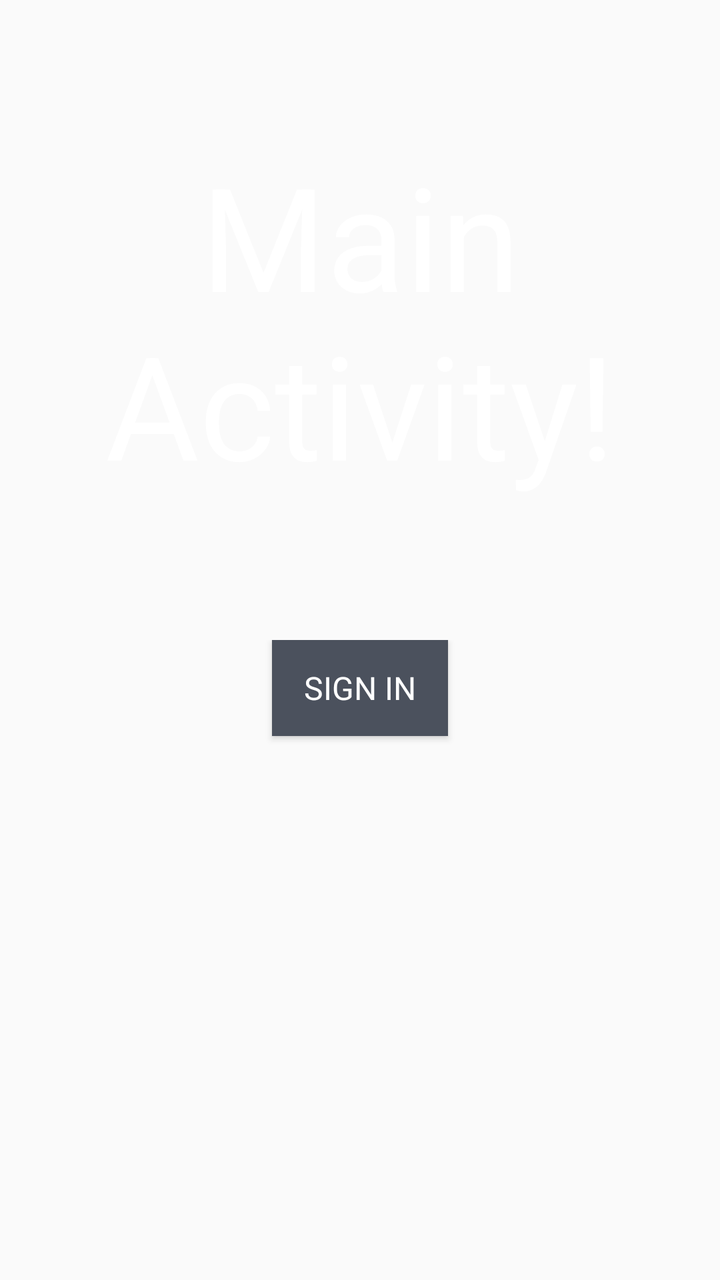
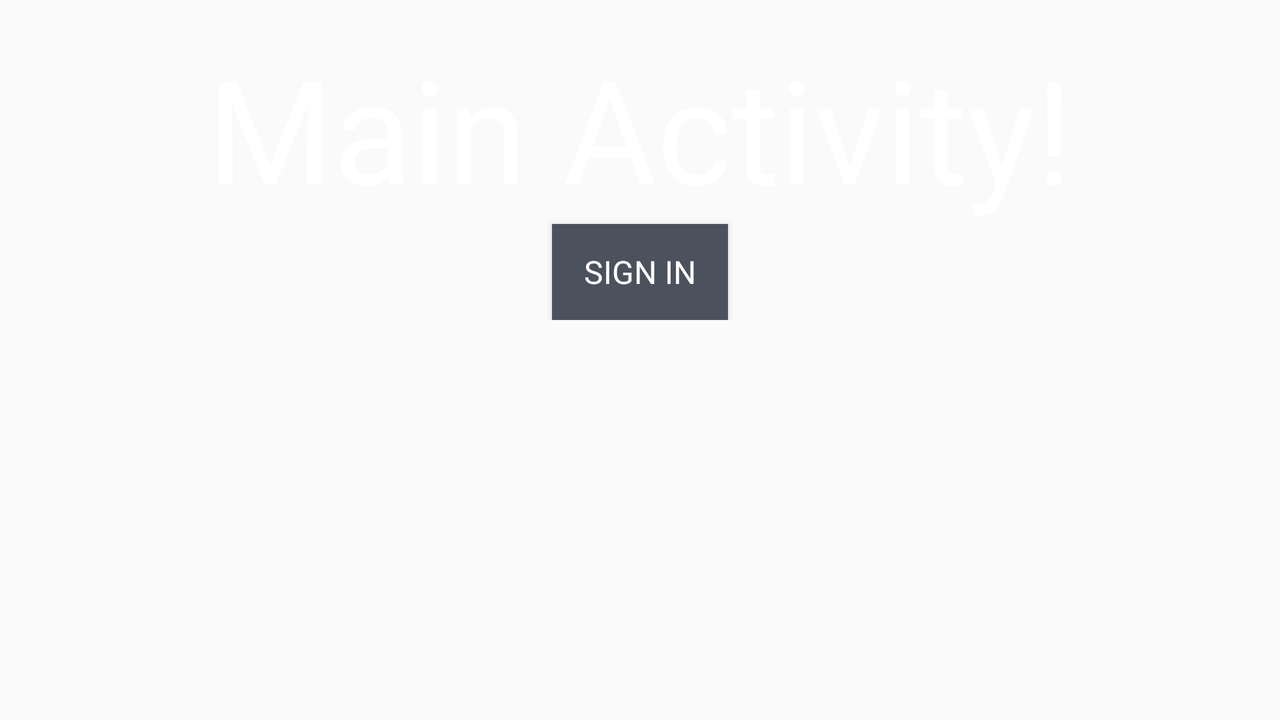

Two renders of one Android screen. The first uses the default layout on a phone; the second uses the alternative layout the repository ships for a different screen configuration, on a matching device. The two XML files are below.
<!-- AndroidManifest.xml: application theme AppTheme -->
<!-- res/layout/content_main.xml -->
<?xml version="1.0" encoding="utf-8"?>
<android.support.design.widget.CoordinatorLayout xmlns:android="http://schemas.android.com/apk/res/android"
    xmlns:app="http://schemas.android.com/apk/res-auto"
    xmlns:tools="http://schemas.android.com/tools"
    android:layout_width="match_parent"
    android:layout_height="match_parent"
    app:layout_behavior="@string/appbar_scrolling_view_behavior"
    tools:context="crescentcitydevelopment.com.bam.MainActivity"
    tools:showIn="@layout/activity_main"
    android:orientation="vertical">
    <LinearLayout
        android:layout_width="match_parent"
        android:layout_height="match_parent"
        android:orientation="vertical">
    <LinearLayout
        android:gravity="center"
        android:layout_width="match_parent"
        android:layout_height="match_parent"
        android:orientation="vertical"
        android:layout_weight="1">
    <TextView
        android:gravity="center"
        android:textSize="72sp"
        android:id="@+id/logoScript"
        android:layout_width="wrap_content"
        android:layout_height="match_parent"
        tools:text="Main Activity!"
        android:textColor="#FFFFFF"/>
    </LinearLayout>
    <LinearLayout
        android:layout_width="match_parent"
        android:layout_height="match_parent"
        android:orientation="vertical"
        android:layout_weight="1">
        <Button
            android:layout_gravity="center_horizontal"
            android:textSize="16sp"
            android:background="@color/colorPrimary"
            android:id="@+id/signInButton"
            android:layout_width="wrap_content"
            android:layout_height="wrap_content"
            android:text="SIGN IN"
            android:fontFamily="sans-serif"
            android:textColor="#FFFFFF"/>
    </LinearLayout>
    </LinearLayout>

</android.support.design.widget.CoordinatorLayout>
<!-- res/layout/activity_main.xml (included above) -->
<?xml version="1.0" encoding="utf-8"?>
<android.support.design.widget.CoordinatorLayout xmlns:android="http://schemas.android.com/apk/res/android"
    xmlns:app="http://schemas.android.com/apk/res-auto"
    xmlns:tools="http://schemas.android.com/tools"
    android:layout_width="match_parent"
    android:layout_height="match_parent"
    tools:context="crescentcitydevelopment.com.bam.MainActivity"
    android:background="@color/colorPrimaryDark">

    <include layout="@layout/sign_in_ui" />

</android.support.design.widget.CoordinatorLayout>
<!-- res/layout/sign_in_ui.xml (included above) -->
<?xml version="1.0" encoding="utf-8"?>
<android.support.design.widget.CoordinatorLayout xmlns:android="http://schemas.android.com/apk/res/android"
    xmlns:app="http://schemas.android.com/apk/res-auto"
    xmlns:tools="http://schemas.android.com/tools"
    android:layout_width="match_parent"
    android:layout_height="match_parent"
    app:layout_behavior="@string/appbar_scrolling_view_behavior"
    tools:context="crescentcitydevelopment.com.bam.MainActivity"
    tools:showIn="@layout/activity_main"
    android:orientation="vertical"
    android:id="@+id/coordLayout">
    <ImageView
        android:layout_width="match_parent"
        android:layout_height="match_parent"
        android:id="@+id/fingerprintbg"
        android:src="@drawable/biobg"
        android:scaleType="centerCrop"/>


    <android.support.v7.widget.CardView
        android:id="@+id/signInCard"
        android:layout_width="250dp"
        android:layout_height="350dp"
        app:cardBackgroundColor="#AA000000"
       android:layout_gravity="center"
        android:elevation="8dp">
        <LinearLayout
            android:layout_width="match_parent"
            android:layout_height="match_parent"
            android:orientation="vertical">
            <LinearLayout
                android:gravity="center"
                android:layout_width="match_parent"
                android:layout_height="match_parent"
                android:orientation="vertical"
                android:layout_weight="1">
                <TextView
                    android:gravity="center"
                    android:textSize="72sp"
                    android:id="@+id/logoScript"
                    android:layout_width="wrap_content"
                    android:layout_height="match_parent"
                    tools:text="Main Activity!"
                    android:textColor="#FFFFFF"/>
            </LinearLayout>
            <LinearLayout
                android:layout_width="match_parent"
                android:layout_height="match_parent"
                android:orientation="vertical"
                android:layout_weight="3"
                android:gravity="center_vertical">
                <com.google.android.gms.common.SignInButton
                    android:layout_gravity="center_horizontal"
                    android:id="@+id/signInButton"
                    android:layout_margin="16dp"
                    android:layout_width="wrap_content"
                    android:layout_height="wrap_content"/>
            </LinearLayout>
        </LinearLayout>
    </android.support.v7.widget.CardView>
</android.support.design.widget.CoordinatorLayout>
<!-- resources referenced by this layout -->
<resources>
  <color name="colorPrimary">#4B515D</color>
  <color name="colorPrimaryDark">#3E4551</color>
  <!-- drawable biobg: jpg bitmap (drawable, 903419 bytes) -->
  <style name="AppTheme" parent="Theme.AppCompat.Light.DarkActionBar">
          
          <item name="colorPrimary">@color/colorPrimary</item>
          <item name="colorPrimaryDark">@color/colorPrimaryDark</item>
          <item name="colorAccent">@color/colorAccent</item>
      </style>
  <color name="colorAccent">#3F729B</color>
</resources>
<!-- res/layout-land/content_main.xml (the repository's variant of the layout above) -->
<!-- drawn on the phone turned sideways -->
<?xml version="1.0" encoding="utf-8"?>
<ScrollView xmlns:android="http://schemas.android.com/apk/res/android"
    xmlns:app="http://schemas.android.com/apk/res-auto"
    xmlns:tools="http://schemas.android.com/tools"
    android:layout_width="match_parent"
    android:layout_height="match_parent"
    app:layout_behavior="@string/appbar_scrolling_view_behavior"
    tools:context="crescentcitydevelopment.com.bam.MainActivity"
    tools:showIn="@layout/activity_main"
    android:orientation="vertical">
<LinearLayout
    android:layout_marginTop="16dp"
    android:layout_marginBottom="16dp"
    android:layout_width="match_parent"
    android:layout_height="wrap_content"
    android:orientation="vertical">
    <TextView
        android:gravity="center"
        android:textSize="72sp"
        android:id="@+id/logoScript"
        android:layout_width="match_parent"
        android:layout_height="wrap_content"
        tools:text="Main Activity!"
        android:textColor="@color/colorWhite"/>
        <Button
            android:layout_gravity="center_horizontal"
            android:textSize="16sp"
            android:background="@color/colorPrimary"
            android:id="@+id/signInButton"
            android:layout_width="wrap_content"
            android:layout_height="wrap_content"
            android:text="SIGN IN"
            android:fontFamily="sans-serif"
            android:textColor="#FFFFFF"/>
</LinearLayout>
    </ScrollView>
<!-- resources referenced by the variant -->
<!-- as the phone turned sideways resolves them -->
<resources>
  <color name="colorPrimary">#4B515D</color>
  <color name="colorPrimaryDark">#3E4551</color>
  <color name="colorWhite">#FFFFFF</color>
  <!-- drawable biobg: jpg bitmap (drawable, 903419 bytes) -->
  <style name="AppTheme" parent="Theme.AppCompat.Light.DarkActionBar">
          
          <item name="colorPrimary">@color/colorPrimary</item>
          <item name="colorPrimaryDark">@color/colorPrimaryDark</item>
          <item name="colorAccent">@color/colorAccent</item>
      </style>
  <color name="colorAccent">#3F729B</color>
</resources>
